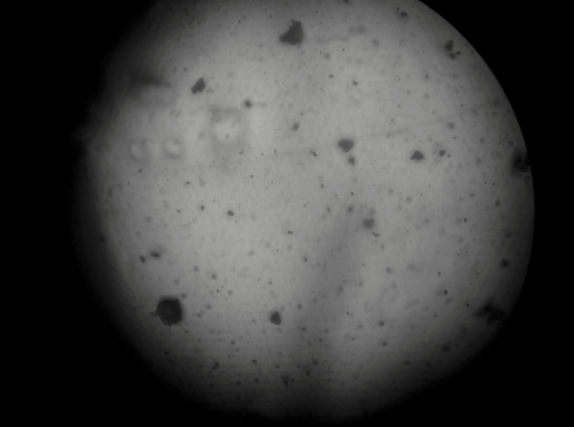
#> input picture Python/image_2_prakriti_cropped.png, 574 x 427 px
$ python processing_image_naive.py
#> lines starting #> are read from the running program, lines starting #| are printed output that depends on the picture; after the words box and inside, x2 and y2 are one past the last pixel; in counts of white or black regions, pixels touching at a corner belong together
import numpy as np
import pandas as pd
import matplotlib.pyplot as plt
from skimage import io, color, img_as_float
from skimage.filters import gaussian
from skimage.morphology import disk, closing, remove_small_objects
from skimage.measure import label, regionprops_table
from skimage.segmentation import clear_border

def detect_dark_on_flatfield(img_path='image_2_prakriti_cropped.png', pixel_size_um=1):
    # ---- Tunables ----
#> called with img_path = 'image_2_prakriti_cropped.png', pixel_size_um = 1
    bg_sigma     = 40      # Gaussian sigma for background (vignette)
    dark_percent = 12      # keep darkest X% pixels
    min_area_px  = 120     # remove blobs smaller than this
    close_r      = 2       # morphological closing radius
    rim_frac     = 0.92    # ignore vignetted rim
    # ------------------

    # Read & grayscale
    I0 = io.imread(img_path)
#> I0 is the input picture: shape (427, 574, 4); mean R, G, B, A 67.2, 67, 66.8, 255
    if I0.ndim == 3:
        if I0.shape[2] == 4:  # RGBA image
            I0 = I0[..., :3]  # Drop alpha channel
#> I0: shape (427, 574, 3)
        I0 = color.rgb2gray(I0)
#> I0: shape (427, 574) float64
    I0 = img_as_float(I0)

    # --- Flat-field only ---
    bg = gaussian(I0, sigma=bg_sigma)
    F  = I0 - bg
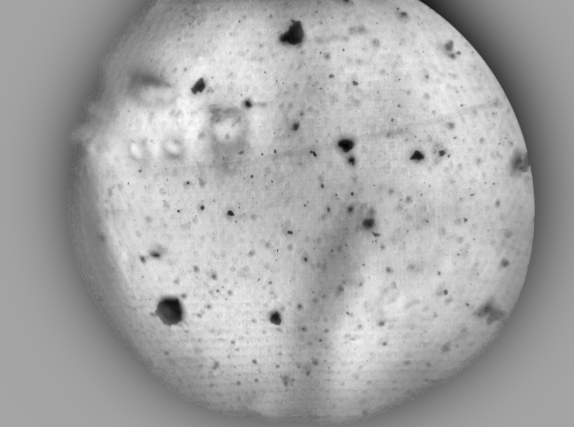
#> F: shape (427, 574) float64; min -0.252, max 0.137, mean 0.00449; drawn with min black and max white
    F  = F - np.min(F)
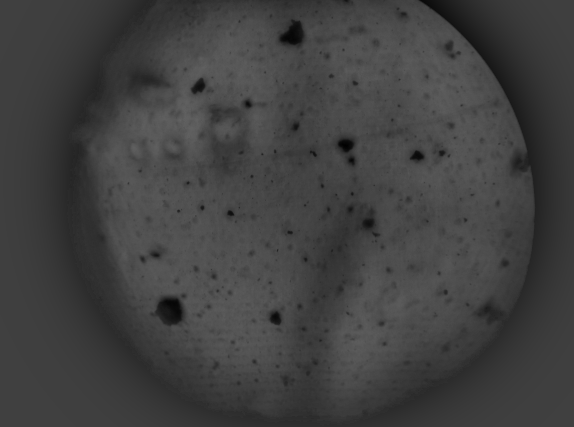
#> F: shape (427, 574) float64; min 0, max 0.389, mean 0.256
    F  = F / (np.max(F) + np.finfo(float).eps)

    # --- Threshold darkest part of FLAT-FIELD only ---
    th = np.percentile(F, dark_percent)
#> th = 0.499
    BW = F <= th
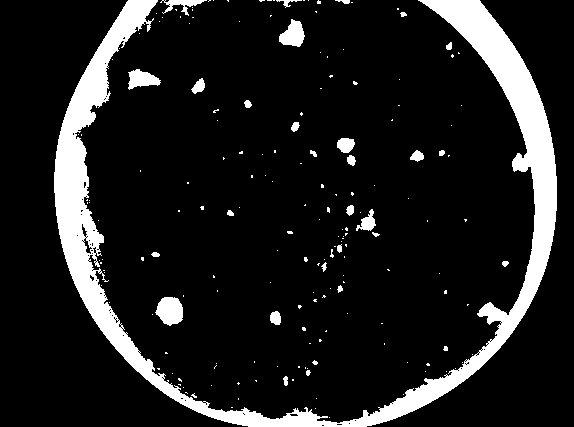
#> BW: shape (427, 574) bool; 12% white; 184 white regions (154 under 20 px), largest, box (x1, y1, x2, y2) and area: (54, 0, 557, 427) 25541, (155, 297, 183, 326) 604, (279, 19, 305, 47) 466

    # Optional: ignore vignette rim
    h, w = F.shape
#> h = 427; w = 574
    xg, yg = np.meshgrid(np.arange(w) - w/2, np.arange(h) - h/2)
    roi = (np.sqrt(xg**2 + yg**2) <= min(h, w) * 0.5 * rim_frac)
    BW[~roi] = 0
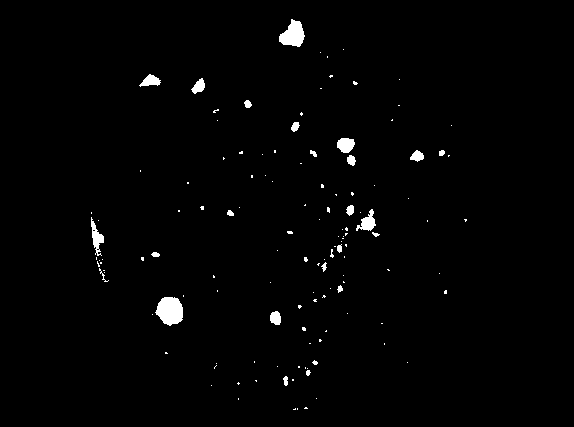
#> BW: shape (427, 574) bool; 1.3% white; 129 white regions (105 under 20 px), largest, box (x1, y1, x2, y2) and area: (155, 297, 183, 326) 604, (279, 19, 305, 47) 466, (91, 217, 104, 256) 220

    # Clean mask
    BW = closing(BW, disk(close_r))
#> BW: shape (427, 574) bool; 1.4% white; 113 white regions (91 under 20 px), largest, box (x1, y1, x2, y2) and area: (155, 297, 183, 326) 605, (279, 19, 305, 47) 467, (337, 138, 356, 166) 287
    BW = np.array(BW, dtype=bool)
    BW = clear_border(BW)
    BW = remove_small_objects(BW, min_size=min_area_px)
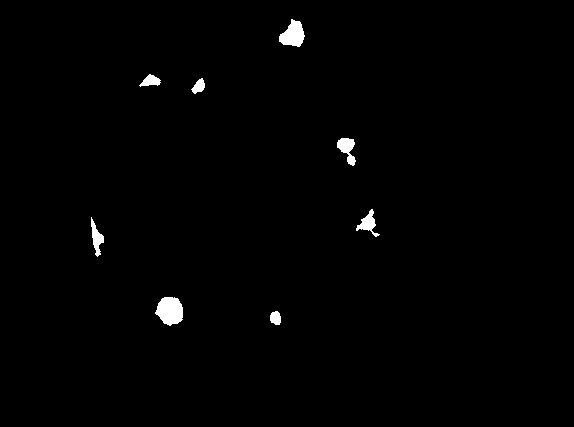
#> BW: shape (427, 574) bool; 0.93% white; 8 white regions, largest, box (x1, y1, x2, y2) and area: (155, 297, 183, 326) 605, (279, 19, 305, 47) 467, (337, 138, 356, 166) 287

    # --- Label & measure properties ---
    label_img = label(BW)
#> label_img: shape (427, 574) int32; 9 distinct labels, from 0 to 8
    props = regionprops_table(
        label_img,
        properties=['area', 'centroid', 'bbox', 'equivalent_diameter', 'major_axis_length', 'minor_axis_length']
    )
#> props = 10 items
    T = pd.DataFrame(props)
#> T = table of 8 rows and 10 columns

    if not T.empty:
        T['CentroidX_px'] = T['centroid-1']
        T['CentroidY_px'] = T['centroid-0']
        T['CentroidX_um'] = T['CentroidX_px'] * pixel_size_um
        T['CentroidY_um'] = T['CentroidY_px'] * pixel_size_um
        T['EquivDiameter_um']   = T['equivalent_diameter'] * pixel_size_um
        T['MajorAxisLength_um'] = T['major_axis_length'] * pixel_size_um
        T['MinorAxisLength_um'] = T['minor_axis_length'] * pixel_size_um
        T['Area_um2']           = T['area'] * (pixel_size_um**2)

    # ---- Plots ----
    fig, axs = plt.subplots(2, 3, figsize=(12, 6))
    axs = axs.ravel()
    axs[0].imshow(I0, cmap='gray')
    axs[0].set_title('1) Original')
    axs[1].imshow(bg, cmap='gray')
    axs[1].set_title('2) Estimated background')
    axs[2].imshow(F, cmap='gray')
    axs[2].set_title('3) Flat-fielded')
    axs[3].imshow(BW, cmap='gray')
    axs[3].set_title(f'4) Darkest {dark_percent}% + cleanup')

    # Overlay detections
    axs[4].imshow(I0, cmap='gray')
    if not T.empty:
        for _, row in T.iterrows():
            minr, minc, maxr, maxc = int(row['bbox-0']), int(row['bbox-1']), int(row['bbox-2']), int(row['bbox-3'])
            rect = plt.Rectangle((minc, minr), maxc-minc, maxr-minr, edgecolor='r', facecolor='none', linewidth=1.5)
            axs[4].add_patch(rect)
            axs[4].plot(row['CentroidX_px'], row['CentroidY_px'], 'g+', markersize=7, linewidth=1.2)
#> this loop made 8 passes
#> (minr, minc, maxr, maxc) on passes 1 to 8: (19, 279, 47, 305), (74, 139, 87, 161), (78, 191, 94, 205), (138, 337, 166, 356), (209, 356, 237, 380), (217, 91, 257, 104), (297, 155, 326, 183), (311, 270, 325, 281)
    axs[4].set_title(f'5) Detections: {len(T)}')

    # Darkness score for intuition
    score = (th - F) * BW
    score[score < 0] = 0
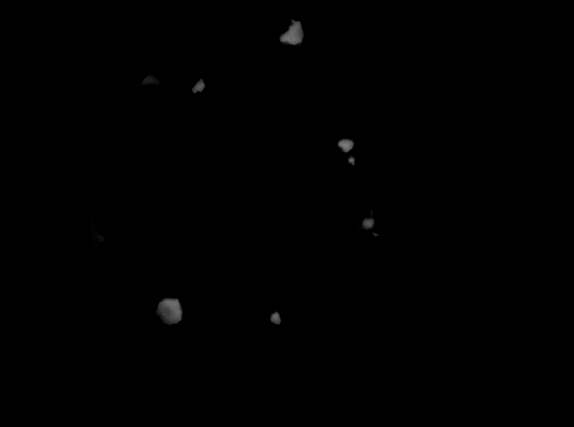
#> score: shape (427, 574) float64; min 0, max 0.499, mean 0.0018
    axs[5].imshow(score, cmap='gray')
    axs[5].set_title('6) Darkness score (masked)')
    plt.tight_layout()
    plt.show()
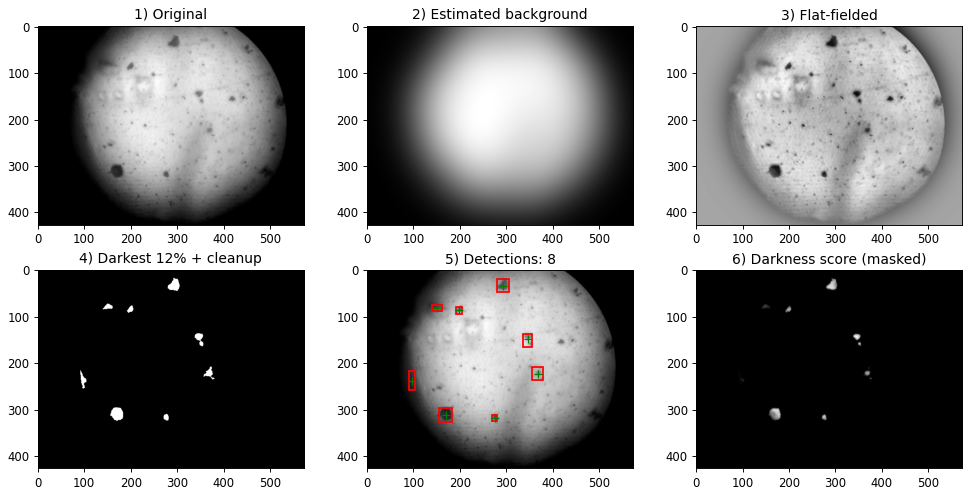
#> figure drawn by matplotlib, 6 panels

    # ---- Stats in console ----
    print(f'Dark spots detected: {len(T)}')
#| Dark spots detected: 8
    if not T.empty:
        print(f"Median area = {T['area'].median():.1f} px² ({T['Area_um2'].median():.2f} µm²)")
#| Median area = 245.5 px² (245.50 µm²)
        print(f"Median diameter = {T['equivalent_diameter'].median():.2f} px ({T['EquivDiameter_um'].median():.2f} µm)")
#| Median diameter = 17.68 px (17.68 µm)

    # ---- Export centroids + dimensions ----
    if not T.empty:
        print('Crystal positions and dimensions:')
        print(T[['CentroidX_um','CentroidY_um','EquivDiameter_um','MajorAxisLength_um','MinorAxisLength_um','Area_um2']])
#> (printed output is left out)
        T.to_csv('crystal_measurements.csv', index=False)
        print('Results exported to crystal_measurements.csv')

if __name__ == '__main__':
    detect_dark_on_flatfield()
